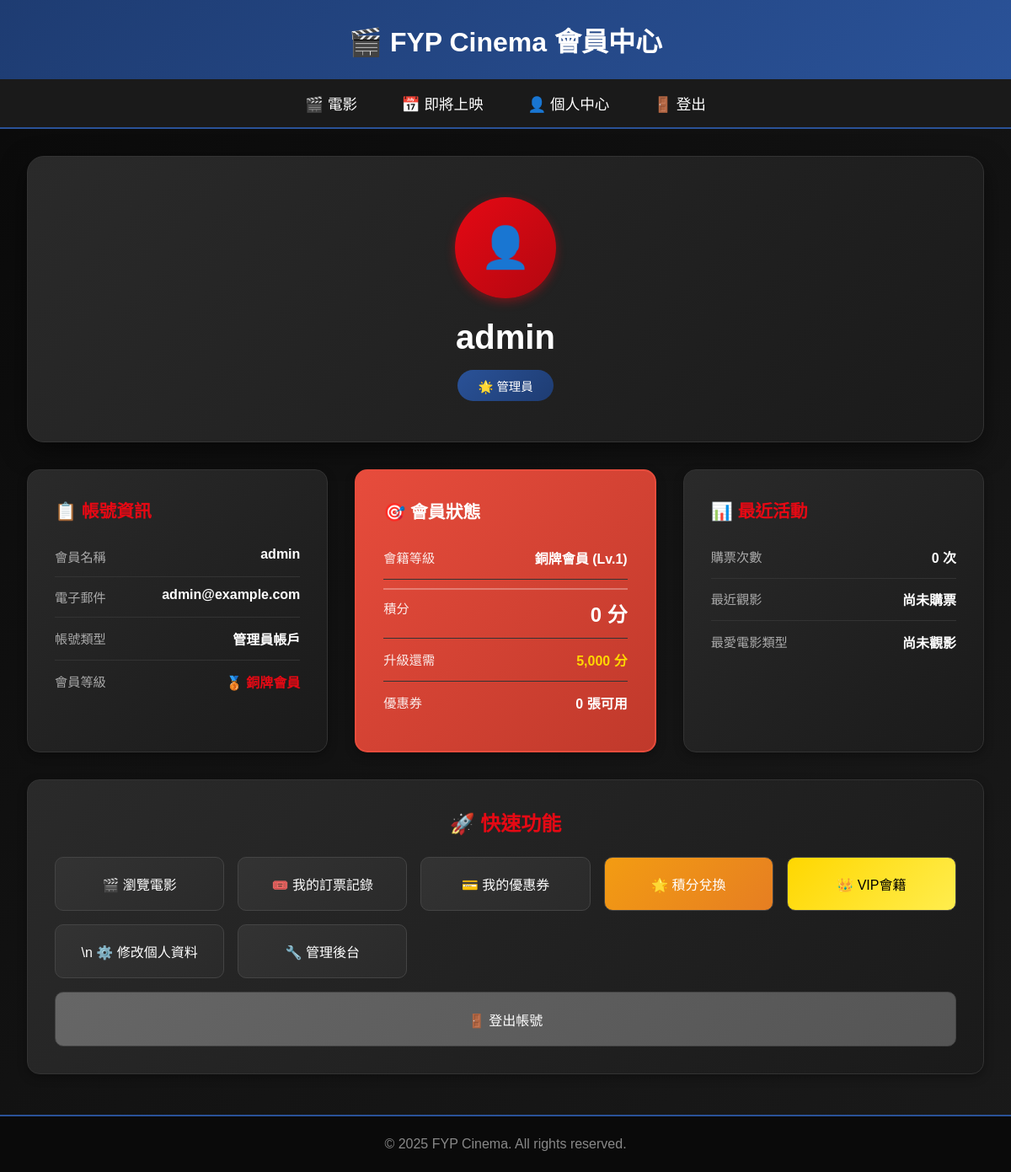
The app's page /profile (signed in) with its own data.
### app/models.py (models this page shows, shortened)
class User(UserMixin, db.Model):
    id = db.Column(db.Integer, primary_key=True)
    username = db.Column(db.String(64), index=True, unique=True, nullable=False)
    email = db.Column(db.String(120), index=True, unique=True, nullable=False)
    password_hash = db.Column(db.String(128))
    is_admin = db.Column(db.Boolean, default=False)  # Ensure this line exists
    date_joined = db.Column(db.DateTime, default=datetime.utcnow)
    points = db.Column(db.Integer, default=0)  # Member points for rewards
    vip_type = db.Column(db.String(20), nullable=True)  # 'monthly', 'yearly', or None
    vip_expiry = db.Column(db.DateTime, nullable=True)  # VIP expiration date
    auto_renew_vip = db.Column(db.Boolean, default=False)  # Auto-renew VIP membership
    @property
    def is_vip(self):
        if self.vip_expiry and self.vip_expiry > datetime.utcnow():
            return True
        return False
    @property
    def membership_level(self):
        if self.points is None:
            return 1
        return min((self.points // 5000) + 1, 6)  # Max level 6
    @property
    def membership_level_name(self):
        levels = {
            1: '銅牌會員',
            2: '銀牌會員',
            3: '金牌會員',
            4: '鉑金會員',
            5: '鑽石會員',
            6: '皇冠會員'
        }
        return levels.get(self.membership_level, '銅牌會員')
    @property
    def points_to_next_level(self):
        if self.membership_level >= 6:
            return 0  # Max level reached
        next_level_points = self.membership_level * 5000
        return next_level_points - (self.points or 0)

### app/routes.py (the view)
@app.route("/profile")
@login_required
def profile():
    user = current_user  # Get the currently logged-in user
    available_coupons = get_user_coupons(user.id, include_used=False)
    coupon_count = len(available_coupons)
    if user.points is None:
        user.points = 0
        db.session.commit()
    user_tickets = Ticket.query.filter_by(user_id=user.id).order_by(Ticket.booking_date.desc()).all()
    total_bookings = len(user_tickets)
    last_booking_days = None
    last_booking_date = None
    if user_tickets:
        last_ticket = user_tickets[0]
        last_booking_date = last_ticket.booking_date
        time_diff = datetime.utcnow() - last_booking_date
        last_booking_days = time_diff.days
    from collections import Counter
    genre_counter = Counter()
    for ticket in user_tickets:
        movie_obj = Movie.query.get(ticket.movie_id)
        if movie_obj and movie_obj.genre:
            genre_counter[movie_obj.genre] += 1
    favorite_genre = genre_counter.most_common(1)[0][0] if genre_counter else "尚未觀影"
    return render_template("profile.html.j2",
                         title="Profile",
                         user=user,
                         coupon_count=coupon_count,
                         total_bookings=total_bookings,
                         last_booking_days=last_booking_days,
                         favorite_genre=favorite_genre)

### app/data/coupon_system.py (called while the page is built)
def get_user_coupons(user_id, include_used=False):
    from app.models import Coupon
    query = Coupon.query.filter_by(user_id=user_id)
    if not include_used:
        query = query.filter_by(is_used=False)
        query = query.filter(Coupon.expiry_date >= datetime.now())
    return query.order_by(Coupon.expiry_date.asc()).all()

### app/models.py (called while the page is built)
@login.user_loader
def load_user(id):
    return User.query.get(int(id))

### app/templates/profile.html.j2 (shortened to what this page needs)
<!DOCTYPE html>
<html lang="zh-HK">
<head>
</head>
<body>
    <header>
        <h1>🎬 FYP Cinema 會員中心</h1>
    </header>
    <nav>
        <a href="{{ url_for('cinema_index') }}">🎬 電影</a>
        <a href="{{ url_for('cinema_coming_soon') }}">📅 即將上映</a>
        <a href="{{ url_for('profile') }}" class="active">👤 個人中心</a>
        <a href="{{ url_for('logout') }}">🚪 登出</a>
    </nav>
    <div class="container">
        <div class="profile-header">
            <div class="profile-avatar">👤</div>
            <h2>{{ user.username }}</h2>
            <span class="profile-badge">{{ '🌟 管理員' if user.is_admin else '🎫 會員' }}</span>
        </div>
        <div class="info-grid">
            <div class="info-card">
                <h3>📋 帳號資訊</h3>
                <div class="info-row">
                    <span class="info-label">會員名稱</span>
                    <span class="info-value">{{ user.username }}</span>
                </div>
                <div class="info-row">
                    <span class="info-label">電子郵件</span>
                    <span class="info-value">{{ user.email }}</span>
                </div>
                <div class="info-row">
                    <span class="info-label">帳號類型</span>
                    <span class="info-value">{{ '管理員帳戶' if user.is_admin else '一般會員' }}</span>
                </div>
                <div class="info-row">
                    <span class="info-label">會員等級</span>
                    <span class="info-value" style="font-weight: bold; color: #e50914;">
                        {% if user.membership_level == 1 %}
                            🥉 {{ user.membership_level_name }}
                        {% elif user.membership_level == 2 %}
                            🥈 {{ user.membership_level_name }}
                        {% elif user.membership_level == 3 %}
                            🥇 {{ user.membership_level_name }}
                        {% elif user.membership_level == 4 %}
                            💎 {{ user.membership_level_name }}
                        {% elif user.membership_level == 5 %}
                            💍 {{ user.membership_level_name }}
                        {% elif user.membership_level == 6 %}
                            👑 {{ user.membership_level_name }}
                        {% endif %}
                    </span>
                </div>
            </div>
            <div class="info-card" style="background: linear-gradient(135deg, #e74c3c 0%, #c0392b 100%); border: 2px solid #e74c3c;">
                <h3 style="color: #fff;">🎯 會員狀態</h3>
                <div class="info-row">
                    <span class="info-label" style="color: rgba(255,255,255,0.9);">會籍等級</span>
                    <span class="info-value" style="color: #fff; font-weight: bold;">
                        {{ user.membership_level_name }} (Lv.{{ user.membership_level }})
                    </span>
                </div>
                <div class="info-row" style="border-top: 2px solid rgba(255,255,255,0.3); padding-top: 10px; margin-top: 10px;">
                    <span class="info-label" style="color: rgba(255,255,255,0.9);">積分</span>
                    <span class="info-value" style="color: #fff; font-size: 1.5em; font-weight: bold;">{{ "{:,}".format(user.points) }} 分</span>
                </div>
                {% if user.membership_level < 6 %}
                <div class="info-row">
                    <span class="info-label" style="color: rgba(255,255,255,0.9);">升級還需</span>
                    <span class="info-value" style="color: #ffd700; font-weight: bold;">{{ "{:,}".format(user.points_to_next_level) }} 分</span>
                </div>
                {% endif %}
                <div class="info-row">
                    <span class="info-label" style="color: rgba(255,255,255,0.9);">優惠券</span>
                    <span class="info-value" style="color: #fff; font-weight: bold;">{{ coupon_count }} 張可用</span>
                </div>
            </div>
            <div class="info-card">
                <h3>📊 最近活動</h3>
                <div class="info-row">
                    <span class="info-label">購票次數</span>
                    <span class="info-value">{{ total_bookings }} 次</span>
                </div>
                <div class="info-row">
                    <span class="info-label">最近觀影</span>
                    <span class="info-value">
                        {% if last_booking_days is not none %}
                            {% if last_booking_days == 0 %}
                                今天
                            {% elif last_booking_days == 1 %}
                                1 天前
                            {% else %}
                                {{ last_booking_days }} 天前
                            {% endif %}
                        {% else %}
                            尚未購票
                        {% endif %}
                    </span>
                </div>
                <div class="info-row">
                    <span class="info-label">最愛電影類型</span>
                    <span class="info-value">{{ favorite_genre }}</span>
                </div>
            </div>
        </div>
        <div class="quick-actions">
            <h3>🚀 快速功能</h3>
            <div class="action-buttons">
                <a href="{{ url_for('my_movies') }}" class="action-btn">
                    🎬 瀏覽電影
                </a>
                <a href="{{ url_for('my_bookings') }}" class="action-btn">
                    🎟️ 我的訂票記錄
                </a>
                <a href="{{ url_for('my_coupons') }}" class="action-btn">
                    💳 我的優惠券
                </a>
                <a href="{{ url_for('exchange_points') }}" class="action-btn" style="background: linear-gradient(135deg, #f39c12 0%, #e67e22 100%);">
                    🌟 積分兌換
                </a>
                <a href="{{ url_for('vip_membership') }}" class="action-btn" style="background: linear-gradient(135deg, #ffd700 0%, #ffed4e 100%); color: #000;">
                    👑 VIP會籍
                </a>
                <a href="{{ url_for('edit_profile') }}" class="action-btn">\n                    ⚙️ 修改個人資料
                </a>
                {% if user.is_admin %}
                <a href="{{ url_for('index') }}" class="action-btn">
                    🔧 管理後台
                </a>
                {% endif %}
            </div>
            <a href="{{ url_for('logout') }}" class="action-btn logout-btn">
                🚪 登出帳號
            </a>
        </div>
    </div>
    <footer>
        <p>&copy; 2025 FYP Cinema. All rights reserved.</p>
    </footer>
</body>
</html>

### app/templates/profile.html.j2 (style rules this page uses)
* { margin: 0; padding: 0; box-sizing: border-box; }
body { font-family: 'Microsoft YaHei', 'Arial', sans-serif; background: linear-gradient(135deg, #0a0a0a 0%, #1a1a1a 100%); min-height: 100vh; color: #fff; }
header { background: linear-gradient(135deg, #1e3c72 0%, #2a5298 100%); padding: 1.5rem 2rem; box-shadow: 0 4px 6px rgba(0,0,0,0.3); }
header h1 { color: #fff; font-size: 2rem; text-align: center; }
nav { background-color: #1a1a1a; padding: 1rem; text-align: center; border-bottom: 2px solid #2a5298; }
nav a { color: #ffffff; text-decoration: none; margin: 0 1.5rem; font-size: 1.1rem; transition: color 0.3s; }
.container { max-width: 1200px; margin: 2rem auto; padding: 0 2rem; }
.profile-header { background: linear-gradient(135deg, #2a2a2a, #1a1a1a); border-radius: 20px; padding: 3rem; margin-bottom: 2rem; box-shadow: 0 10px 30px rgba(0,0,0,0.5); text-align: center; border: 1px solid #333; }
.profile-avatar { width: 120px; height: 120px; background: linear-gradient(135deg, #e50914, #b20710); border-radius: 50%; display: flex; align-items: center; justify-content: center; font-size: 3rem; margin: 0 auto 1.5rem; box-shadow: 0 4px 12px rgba(229, 9, 20, 0.4); }
.profile-header h2 { font-size: 2.5rem; margin-bottom: 0.5rem; color: #fff; }
.profile-badge { display: inline-block; background: linear-gradient(135deg, #2a5298, #1e3c72); color: #fff; padding: 0.5rem 1.5rem; border-radius: 20px; font-size: 0.9rem; margin-top: 0.5rem; }
.info-grid { display: grid; grid-template-columns: repeat(auto-fit, minmax(300px, 1fr)); gap: 2rem; margin-bottom: 2rem; }
.info-card { background: linear-gradient(135deg, #2a2a2a, #1a1a1a); border-radius: 15px; padding: 2rem; box-shadow: 0 4px 12px rgba(0,0,0,0.3); border: 1px solid #333; transition: transform 0.3s; }
.info-card h3 { color: #e50914; font-size: 1.3rem; margin-bottom: 1rem; display: flex; align-items: center; gap: 0.5rem; }
.info-row { display: flex; justify-content: space-between; padding: 0.8rem 0; border-bottom: 1px solid #333; }
.info-row:last-child { border-bottom: none; }
.info-label { color: #aaa; font-size: 0.95rem; }
.info-value { color: #fff; font-weight: bold; font-size: 1rem; }
.quick-actions { background: linear-gradient(135deg, #2a2a2a, #1a1a1a); border-radius: 15px; padding: 2rem; box-shadow: 0 4px 12px rgba(0,0,0,0.3); border: 1px solid #333; }
.quick-actions h3 { color: #e50914; font-size: 1.5rem; margin-bottom: 1.5rem; text-align: center; }
.action-buttons { display: grid; grid-template-columns: repeat(auto-fit, minmax(200px, 1fr)); gap: 1rem; }
.action-btn { background: linear-gradient(135deg, #333, #2a2a2a); color: #fff; padding: 1.2rem; text-decoration: none; border-radius: 10px; text-align: center; transition: all 0.3s; border: 1px solid #444; display: flex; align-items: center; justify-content: center; gap: 0.5rem; font-size: 1rem; }
.logout-btn { background: linear-gradient(135deg, #666, #555); margin-top: 1rem; }
footer { background-color: #0a0a0a; text-align: center; padding: 1.5rem; margin-top: 3rem; border-top: 2px solid #2a5298; color: #888; }

### records on screen
User: username "admin", is_admin "🌟 管理員", email "admin@example.com", is_admin "管理員帳戶", membership_level_name "銅牌會員", membership_level "1", points "0", points_to_next_level "5,000"

### other values on screen
{{ coupon_count }} "0"
{{ total_bookings }} "0"
{{ favorite_genre }} "尚未觀影"
